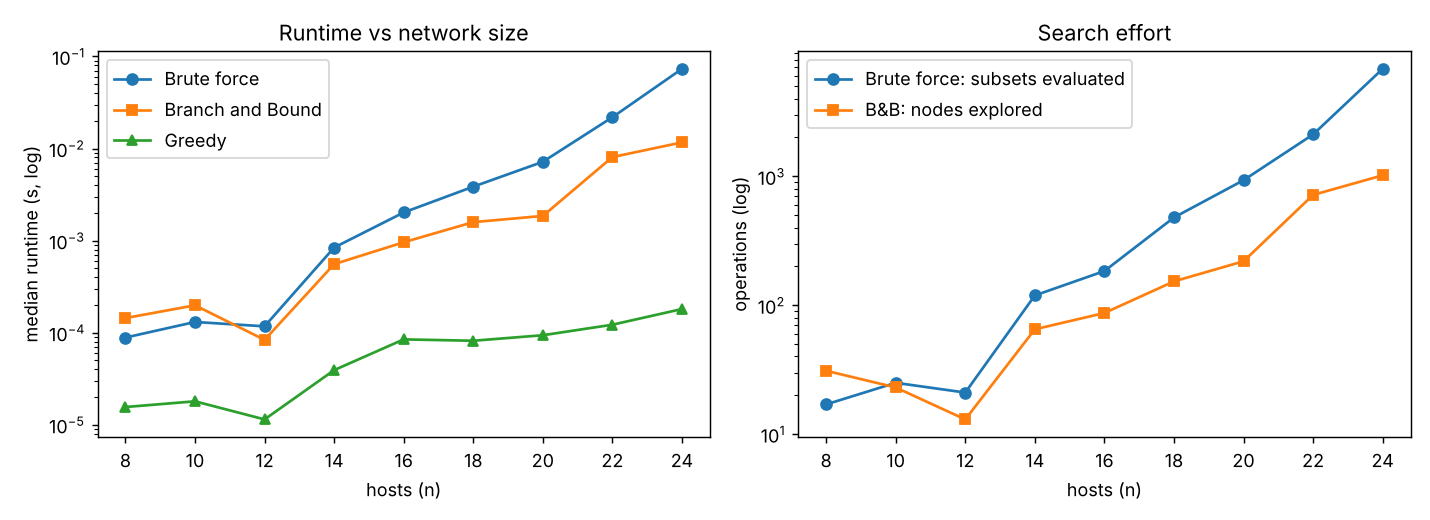

Write the Python code that produced this figure.
#!/usr/bin/env python3
"""Controlled-size comparison: Branch and Bound vs Greedy vs Brute force.

Experiment A (exactness + cost): n = 8..24, brute force feasible.  Every B&B loss
               is checked against the exhaustive optimum.
Experiment B (scaling): n = 40..300, brute force infeasible; B&B vs Greedy only.
Each timing is the median of REPEATS runs.  Results go to results/*.csv (+ .png).
"""
import csv
import os
import statistics
import sys

from generate_data import make_records
from simulator import Network, run_algorithm

REPEATS = 3
HERE = os.path.dirname(os.path.abspath(__file__))


def build(n, seed):
    nodes, edges = make_records(n, seed, entries=1 if n < 14 else 2)
    return Network.from_records(nodes, edges)


def budget_for(net, frac):
    return max(1, round(frac * sum(c for i, c in enumerate(net.cost) if not (net.entry_mask >> i) & 1)))


def timed(net, budget, algo, **kw):
    runs = [run_algorithm(net, budget, algo, **kw) for _ in range(REPEATS)]
    r = runs[0]
    r.pop("_eng", None)
    r["runtime_s"] = statistics.median(x["runtime_s"] for x in runs)
    return r


def experiment_a(rows):
    print("Experiment A: exactness check and cost (budget = 25%% of non-entry isolation cost)")
    print("%4s %7s | %9s %9s %9s | %10s %10s %10s | %8s %8s" % (
        "n", "budget", "loss_bf", "loss_bnb", "loss_gr", "t_bf(s)", "t_bnb(s)", "t_gr(s)", "bf_subs", "bnb_nodes"))
    for n in (8, 10, 12, 14, 16, 18, 20, 22, 24):
        for seed in (1, 2, 3):
            net = build(n, seed)
            b = budget_for(net, 0.25)
            bf = timed(net, b, "brute", time_limit=120)
            bb = timed(net, b, "bnb")
            gr = timed(net, b, "greedy")
            if bf["complete"]:
                assert abs(bf["loss"] - bb["loss"]) < 1e-9, ("B&B mismatch", n, seed, bf["loss"], bb["loss"])
            rows.append(dict(experiment="A", n=n, seed=seed, budget=b, loss_brute=bf["loss"], loss_bnb=bb["loss"],
                             loss_greedy=gr["loss"], t_brute=bf["runtime_s"], t_bnb=bb["runtime_s"],
                             t_greedy=gr["runtime_s"], brute_subsets=bf["stats"]["subsets"],
                             bnb_nodes=bb["stats"]["nodes"], bnb_pruned=bb["stats"]["pruned"],
                             greedy_gap_pct=100.0 * (gr["loss"] - bb["loss"]) / bb["loss"] if bb["loss"] else 0.0))
            print("%4d %7s | %9s %9s %9s | %10.4f %10.4f %10.4f | %8d %8d" % (
                n, b, bf["loss"], bb["loss"], gr["loss"], bf["runtime_s"], bb["runtime_s"], gr["runtime_s"],
                bf["stats"]["subsets"], bb["stats"]["nodes"]))


def experiment_b(rows):
    print("\nExperiment B: scaling (brute force infeasible); B&B time limit 30 s")
    print("%4s %7s | %9s %9s %8s | %10s %10s | %9s %s" % (
        "n", "budget", "loss_bnb", "loss_gr", "gr_gap%", "t_bnb(s)", "t_gr(s)", "bnb_nodes", "status"))
    for n in (40, 80, 120, 200, 300):
        net = build(n, 5)
        b = budget_for(net, 0.04)
        bb = timed(net, b, "bnb", time_limit=30)
        gr = timed(net, b, "greedy")
        gap = 100.0 * (gr["loss"] - bb["loss"]) / bb["loss"] if bb["loss"] else 0.0
        rows.append(dict(experiment="B", n=n, seed=5, budget=b, loss_bnb=bb["loss"], loss_greedy=gr["loss"],
                         t_bnb=bb["runtime_s"], t_greedy=gr["runtime_s"], bnb_nodes=bb["stats"]["nodes"],
                         bnb_pruned=bb["stats"]["pruned"], greedy_gap_pct=gap, status=bb["status"]))
        print("%4d %7s | %9s %9s %8.1f | %10.4f %10.4f | %9d %s" % (
            n, b, bb["loss"], gr["loss"], gap, bb["runtime_s"], gr["runtime_s"], bb["stats"]["nodes"], bb["status"]))


def save(rows):
    os.makedirs(os.path.join(HERE, "results"), exist_ok=True)
    fields = sorted({k for r in rows for k in r})
    with open(os.path.join(HERE, "results", "benchmark.csv"), "w", newline="") as fh:
        w = csv.DictWriter(fh, fieldnames=fields)
        w.writeheader()
        w.writerows(rows)
    try:
        import matplotlib
        matplotlib.use("Agg")
        import matplotlib.pyplot as plt
    except ImportError:
        print("matplotlib not installed - skipped plot (CSV saved)")
        return
    a = [r for r in rows if r["experiment"] == "A"]
    ns = sorted({r["n"] for r in a})

    def med(key):
        return [statistics.median(r[key] for r in a if r["n"] == n) for n in ns]

    fig, ax = plt.subplots(1, 2, figsize=(11, 4))
    ax[0].semilogy(ns, med("t_brute"), "o-", label="Brute force")
    ax[0].semilogy(ns, med("t_bnb"), "s-", label="Branch and Bound")
    ax[0].semilogy(ns, med("t_greedy"), "^-", label="Greedy")
    ax[0].set_xlabel("hosts (n)"); ax[0].set_ylabel("median runtime (s, log)"); ax[0].legend()
    ax[0].set_title("Runtime vs network size")
    ax[1].semilogy(ns, med("brute_subsets"), "o-", label="Brute force: subsets evaluated")
    ax[1].semilogy(ns, med("bnb_nodes"), "s-", label="B&B: nodes explored")
    ax[1].set_xlabel("hosts (n)"); ax[1].set_ylabel("operations (log)"); ax[1].legend()
    ax[1].set_title("Search effort")
    fig.tight_layout()
    fig.savefig(os.path.join(HERE, "results", "benchmark.png"), dpi=130)
    print("saved results/benchmark.csv and results/benchmark.png")


if __name__ == "__main__":
    rows = []
    experiment_a(rows)
    experiment_b(rows)
    save(rows)
